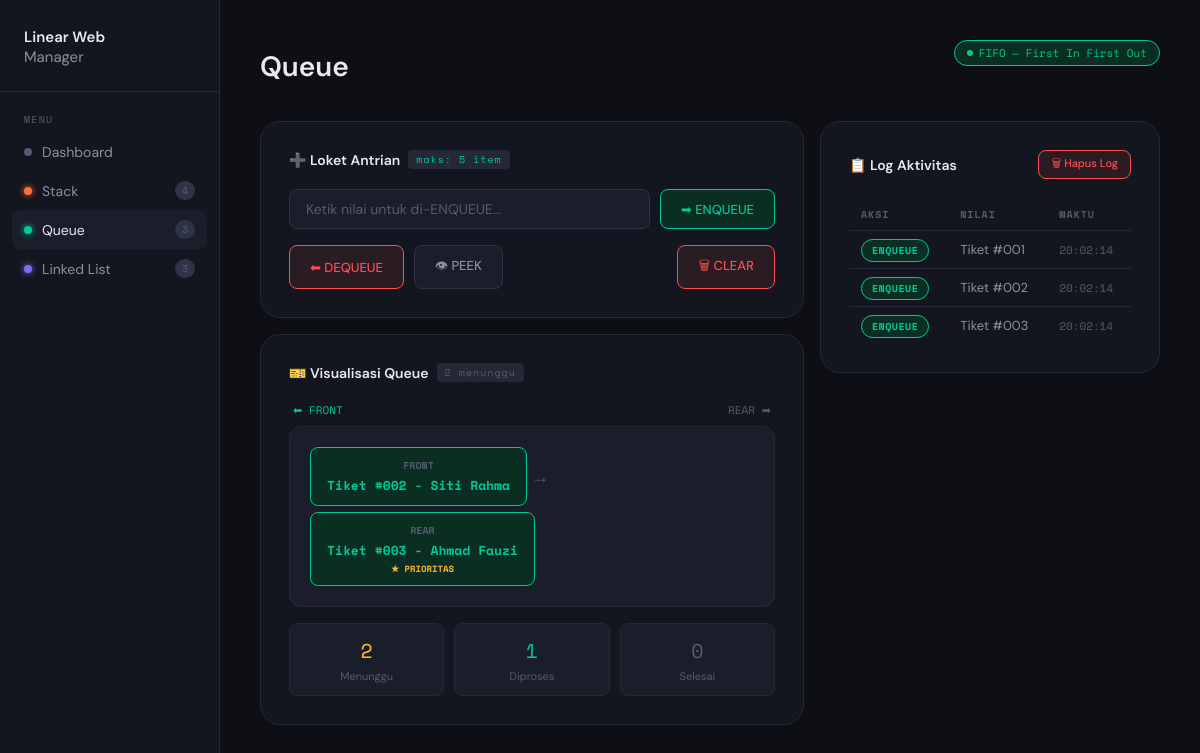
The app's page /pages/queue/index.php with its own data.
### tables this page shows
CREATE TABLE IF NOT EXISTS `queue_sessions` (
  `id`         INT UNSIGNED AUTO_INCREMENT PRIMARY KEY,
  `name`       VARCHAR(100) NOT NULL DEFAULT 'Queue Baru',
  `max_size`   INT UNSIGNED NOT NULL DEFAULT 10,
  `created_at` TIMESTAMP NOT NULL DEFAULT CURRENT_TIMESTAMP
);

CREATE TABLE IF NOT EXISTS `queue_items` (
  `id`          INT UNSIGNED AUTO_INCREMENT PRIMARY KEY,
  `session_id`  INT UNSIGNED NOT NULL,
  `value`       VARCHAR(255) NOT NULL,
  `priority`    TINYINT NOT NULL DEFAULT 0,
  `status`      ENUM('waiting','processing','done') NOT NULL DEFAULT 'waiting',
  `enqueued_at` TIMESTAMP NOT NULL DEFAULT CURRENT_TIMESTAMP,
  `dequeued_at` TIMESTAMP NULL,
  FOREIGN KEY (`session_id`) REFERENCES `queue_sessions`(`id`) ON DELETE CASCADE
);

CREATE TABLE IF NOT EXISTS `queue_log` (
  `id`         INT UNSIGNED AUTO_INCREMENT PRIMARY KEY,
  `session_id` INT UNSIGNED NOT NULL,
  `action`     ENUM('ENQUEUE','DEQUEUE','PEEK','CLEAR') NOT NULL,
  `value`      VARCHAR(255) NULL,
  `acted_at`   TIMESTAMP NOT NULL DEFAULT CURRENT_TIMESTAMP,
  FOREIGN KEY (`session_id`) REFERENCES `queue_sessions`(`id`) ON DELETE CASCADE
);

### pages/queue/index.php (the view, shortened to what this page needs)
<?php
require_once '../../includes/header.php';
$items   = $db->query("SELECT * FROM queue_items WHERE session_id = 1 ORDER BY id ASC")->fetchAll();
$logs    = $db->query("SELECT * FROM queue_log WHERE session_id = 1 ORDER BY acted_at DESC LIMIT 10")->fetchAll();
$session = $db->query("SELECT * FROM queue_sessions WHERE id = 1")->fetch();
$waiting    = array_filter($items, fn($i) => $i['status'] === 'waiting');
$processing = array_filter($items, fn($i) => $i['status'] === 'processing');
$done       = array_filter($items, fn($i) => $i['status'] === 'done');
?>
<div class="page-header">
    <div class="page-header-left">
        <h2>Queue</h2>
    </div>
    <div class="page-header-right">
        <span class="status-pill" style="border-color:var(--queue);color:var(--queue);background:var(--queue-dim);">
            FIFO — First In First Out
        </span>
    </div>
</div>
<div style="display:grid; grid-template-columns:1fr 340px; gap:16px;">
    <div style="display:flex; flex-direction:column; gap:16px;">
        <div class="card">
            <div class="card-title">
                ➕ Loket Antrian
                <span class="tag" style="color:var(--queue);">
                    maks: <?= $session['max_size'] ?? 10 ?> item
                </span>
            </div>
            <div class="input-group">
                <input type="text" id="enqueueValue" class="input-field"
                    placeholder="Ketik nilai untuk di-ENQUEUE...">
                <button class="btn btn-queue" type="button" onclick="doEnqueue()">➡ ENQUEUE</button>
            </div>
            <div style="display:flex; gap:10px; flex-wrap:wrap;">
                <button class="btn btn-danger" type="button" onclick="doDequeue()">⬅ DEQUEUE</button>
                <button class="btn btn-ghost"  type="button" onclick="doPeek()">👁 PEEK</button>
                <button class="btn btn-danger" type="button" onclick="doClear()"
                    style="margin-left:auto;">🗑 CLEAR</button>
            </div>
        </div>
        <div class="card">
            <div class="card-title">
                🎫 Visualisasi Queue
                <span class="tag" id="queueCount"><?= count($waiting) ?> menunggu</span>
            </div>
            <div style="display:flex; justify-content:space-between;
                        font-family:var(--mono); font-size:11px;
                        color:var(--text3); margin-bottom:8px; padding:0 4px;">
                <span style="color:var(--queue);">⬅ FRONT</span>
                <span>REAR ➡</span>
            </div>
            <div id="queueViz" style="
                display:flex; flex-direction:row;
                align-items:center; gap:6px;
                flex-wrap:wrap; min-height:80px;
                padding:20px; background:var(--bg3);
                border:1px solid var(--border);
                border-radius:var(--radius);
                margin-bottom:16px;">
                <?php if (empty($waiting)): ?>
                    <div class="viz-empty">Antrean kosong — mulai ENQUEUE item</div>
                <?php else: ?>
                    <?php $waitArr = array_values($waiting); ?>
                    <?php foreach ($waitArr as $i => $item): ?>
                    <div class="node-box" id="qnode-<?= $item['id'] ?>" style="flex-direction:row; gap:4px;">
                        <div class="node-val node-queue" style="
                            display:flex; flex-direction:column;
                            align-items:center; gap:2px; min-width:90px;">
                            <span style="font-size:10px; color:var(--text3); font-family:var(--mono);">
                                <?= $i === 0 ? 'FRONT' : ($i === count($waitArr)-1 ? 'REAR' : "[$i]") ?>
                            </span>
                            <span><?= htmlspecialchars($item['value']) ?></span>
                            <?php if ($item['priority'] == 1): ?>
                            <span style="font-size:9px; color:var(--warning);">★ PRIORITAS</span>
                            <?php endif; ?>
                        </div>
                        <?php if ($i < count($waitArr)-1): ?>
                        <span style="color:var(--text3); font-size:18px;">→</span>
                        <?php endif; ?>
                    </div>
                    <?php endforeach; ?>
                <?php endif; ?>
            </div>
            <div style="display:grid; grid-template-columns:repeat(3,1fr); gap:10px; margin-top:12px;">
                <div style="background:var(--bg3); border:1px solid var(--border);
                            border-radius:8px; padding:12px; text-align:center;">
                    <div style="font-family:var(--mono); font-size:20px;
                                color:var(--warning);" id="statWaiting"><?= count($waiting) ?></div>
                    <div style="font-size:11px; color:var(--text3); margin-top:4px;">Menunggu</div>
                </div>
                <div style="background:var(--bg3); border:1px solid var(--border);
                            border-radius:8px; padding:12px; text-align:center;">
                    <div style="font-family:var(--mono); font-size:20px;
                                color:var(--queue);" id="statProcessing"><?= count($processing) ?></div>
                    <div style="font-size:11px; color:var(--text3); margin-top:4px;">Diproses</div>
                </div>
                <div style="background:var(--bg3); border:1px solid var(--border);
                            border-radius:8px; padding:12px; text-align:center;">
                    <div style="font-family:var(--mono); font-size:20px;
                                color:var(--text3);" id="statDone"><?= count($done) ?></div>
                    <div style="font-size:11px; color:var(--text3); margin-top:4px;">Selesai</div>
                </div>
            </div>
        </div>
    </div>
    <div class="card" style="align-self:start;">
        <div class="card-title">
            📋 Log Aktivitas
            <button class="btn btn-danger" type="button" onclick="clearLog()"
                style="margin-left:auto; padding:4px 12px; font-size:11px;">
                🗑 Hapus Log
            </button>
        </div>
        <table class="log-table">
            <thead>
                <tr>
                    <th>Aksi</th>
                    <th>Nilai</th>
                    <th>Waktu</th>
                </tr>
            </thead>
            <tbody id="logBody">
                <?php foreach ($logs as $log): ?>
                <tr>
                    <td>
                        <span class="action-pill pill-<?= strtolower($log['action']) ?>">
                            <?= $log['action'] ?>
                        </span>
                    </td>
                    <td><?= htmlspecialchars($log['value'] ?? '—') ?></td>
                    <td style="font-family:var(--mono); font-size:11px; color:var(--text3);">
                        <?= date('H:i:s', strtotime($log['acted_at'])) ?>
                    </td>
                </tr>
                <?php endforeach; ?>
            </tbody>
        </table>
    </div>
</div>
<?php require_once '../../includes/footer.php'; ?>

### assets/css/style.css (style rules this page uses)
:root { --bg: #0d0f14; --bg2: #13161e; --bg3: #1a1e2a; --border: #252836; --border2: #2e3347; --text: #e8eaf0; --text2: #8b90a0; --text3: #555b70; --stack: #ff6b35; --stack-dim: #3d1f0f; --queue: #00c896; --queue-dim: #0a2e22; --list: #7c6af7; --list-dim: #1e1a40; --success: #00c896; --danger: #ff4d4d; --warning: #ffb830; --mono: 'Space Mono', monospace; --sans: 'DM Sans', sans-serif; --radius: 12px; --radius-lg: 20px; --shadow: 0 4px 24px rgba(0,0,0,0.3); }
*, *::before, *::after { box-sizing: border-box; margin: 0; padding: 0; }
html { scroll-behavior: smooth; }
body { font-family: var(--sans); background: var(--bg); color: var(--text); min-height: 100vh; overflow-x: hidden; }
button { cursor: pointer; font-family: var(--sans); }
.page-header { display: flex; align-items: flex-start; justify-content: space-between; margin-bottom: 36px; }
.page-header-left h2 { font-size: 28px; font-weight: 600; color: var(--text); }
.card { background: var(--bg2); border: 1px solid var(--border); border-radius: var(--radius-lg); padding: 28px; }
.card-title { font-size: 14px; font-weight: 600; color: var(--text); margin-bottom: 20px; display: flex; align-items: center; gap: 8px; }
.card-title .tag { font-family: var(--mono); font-size: 10px; font-weight: 400; letter-spacing: 0.1em; color: var(--text3); background: var(--border); padding: 2px 8px; border-radius: 4px; }
.btn { display: inline-flex; align-items: center; gap: 6px; padding: 10px 20px; border-radius: 8px; font-size: 13px; font-weight: 500; border: 1px solid transparent; transition: all 0.15s; }
.btn-queue { background: var(--queue-dim); border-color: var(--queue); color: var(--queue); }
.btn-danger { background: rgba(255,77,77,0.1); border-color: var(--danger); color: var(--danger); }
.btn-ghost { background: var(--bg3); border-color: var(--border2); color: var(--text2); }
.input-group { display: flex; gap: 10px; margin-bottom: 16px; }
.input-field { flex: 1; background: var(--bg3); border: 1px solid var(--border2); border-radius: 8px; padding: 10px 16px; color: var(--text); font-family: var(--sans); font-size: 14px; outline: none; transition: border-color 0.15s; }
.input-field::placeholder { color: var(--text3); }
.node-box { display: flex; flex-direction: column; align-items: center; gap: 4px; animation: nodeIn 0.3s ease; }
.node-val { padding: 10px 16px; border-radius: 8px; font-family: var(--mono); font-size: 13px; font-weight: 700; border: 1px solid; min-width: 60px; text-align: center; position: relative; }
.node-queue { background: var(--queue-dim); border-color: var(--queue); color: var(--queue); }
.log-table { width: 100%; border-collapse: collapse; font-size: 13px; }
.log-table th { text-align: left; padding: 8px 12px; font-family: var(--mono); font-size: 10px; letter-spacing: 0.1em; text-transform: uppercase; color: var(--text3); border-bottom: 1px solid var(--border); }
.log-table td { padding: 10px 12px; border-bottom: 1px solid var(--border); color: var(--text2); vertical-align: middle; }
.log-table tr:last-child td { border-bottom: none; }
.action-pill { font-family: var(--mono); font-size: 10px; padding: 3px 10px; border-radius: 20px; font-weight: 700; letter-spacing: 0.05em; }
.pill-enqueue { background: var(--queue-dim); color: var(--queue); border: 1px solid var(--queue); }
.status-pill { display: inline-flex; align-items: center; gap: 6px; background: var(--queue-dim); border: 1px solid var(--queue); color: var(--queue); font-family: var(--mono); font-size: 11px; padding: 4px 12px; border-radius: 20px; }
.status-pill::before { content: ''; width: 6px; height: 6px; border-radius: 50%; background: var(--queue); animation: blink 1.4s ease-in-out infinite; }

### records on screen
queue_sessions: max_size "5"
queue_items: shows "FRONT", value "Tiket #002 - Siti Rahma"
queue_items: shows "REAR", value "Tiket #003 - Ahmad Fauzi", priority "★ PRIORITAS"
queue_log: action "ENQUEUE", value "Tiket #001", acted_at "20:02:14"
queue_log: action "ENQUEUE", value "Tiket #002", acted_at "20:02:14"
queue_log: action "ENQUEUE", value "Tiket #003", acted_at "20:02:14"

### other values on screen
$badgeStack "4"
$badgeQueue "3"
$badgeList "3"
count($waiting) "2"
count($processing) "1"
count($done) "0"
